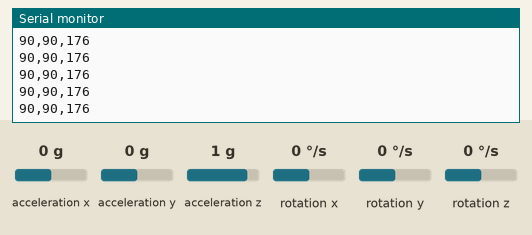
The sketch below on a simulated ESP32. On the bench: the last lines printed to the serial monitor. Wiring (inferred from the names in the program): MPU-6050 motion sensor at I2C address 0x68. The inputs (shaded band) are chosen by the test bench; at power-on: acceleration x 0 g, acceleration y 0 g, acceleration z 1 g, rotation x 0 °/s, rotation y 0 °/s, rotation z 0 °/s.

Above: at 1.2 s.
1.3 s: acceleration x set to -1.4 g
At 1.6 s:
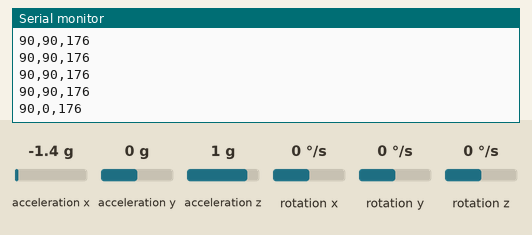
2.8 s: acceleration y set to -1.4 g
At 2.81 s:
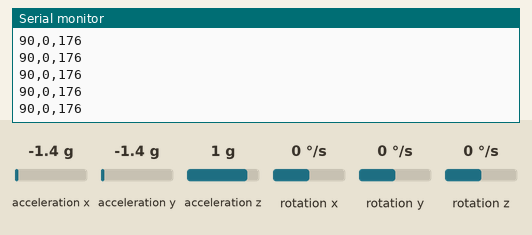
4.3 s: acceleration z set to -1.4 g
At 4.43 s:
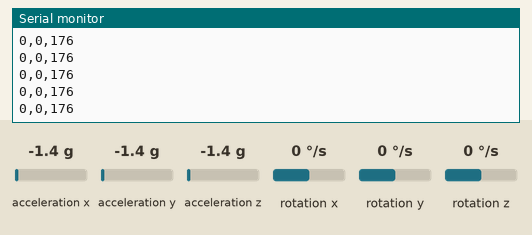

Measured:
- after the input at 1.3 s, the serial monitor: prints a new line after 0.15 s (image 1)

The sketch:

ARM_HC12_Transmitter.ino
```cpp
#include <Wire.h>

int uart2[] = {17, 16}; // (Tx, Rx)

const int MPU_addr = 0x68;
int sdaPin = 18;
int sclPin = 22;
int shoulderAngle = 90;
int elbowAngle = 90;
int baseAngle = 90;
int16_t AcX, AcY, AcZ;

long pmillis = 0;
long cmillis = 0;
void setup()
{
    Serial.begin(9600);
    Serial2.begin(9600, SERIAL_8N1, uart2[1], uart2[0]);
    Serial2.setTimeout(50);

    Serial.println("The device started, now you can pair it with bluetooth!");
    Serial.println("Initializing I2C devices...");

    Wire.begin(sdaPin, sclPin);
    Wire.beginTransmission(MPU_addr);
    Wire.write(0x6B); // PWR_MGMT_1 register
    Wire.write(0);    // set to zero (wakes up the MPU-6050)
    Wire.endTransmission(true);
}

void loop()

{

    getacceldata();
    // Map MPU6050 data to angles (optional, adjust as needed)
    int pitch = map(AcY, -17000, 17000, 0, 180); // Example mapping
    int roll = map(AcX, -17000, 17000, 0, 180);  // Example mapping
    int yaw = map(AcZ, -17000, 17000, 0, 180);   // Example mapping
    baseAngle = constrain(pitch, 0, 180);
    shoulderAngle = constrain(roll, 0, 180);
    elbowAngle = constrain(yaw, 0, 180);

    // Prepare data to send
    String data = String(baseAngle) + "," + String(shoulderAngle) + "," + String(elbowAngle);
    Serial.println(data);
    Serial2.println(data);
    delay(200);
}

void getacceldata()
{
    Wire.beginTransmission(MPU_addr);
    Wire.write(0x3B); // starting with register 0x3B (ACCEL_XOUT_H)
    Wire.endTransmission(false);
    Wire.requestFrom(MPU_addr, 14, true); // request a total of 14 registers

    // reading accelerometer data
    AcX = Wire.read() << 8 | Wire.read(); // 0x3B (ACCEL_XOUT_H) & 0x3C (ACCEL_XOUT_L)
    AcY = Wire.read() << 8 | Wire.read(); // 0x3D (ACCEL_YOUT_H) & 0x3E (ACCEL_YOUT_L)
    AcZ = Wire.read() << 8 | Wire.read(); // 0x3F (ACCEL_ZOUT_H) & 0x40 (ACCEL_ZOUT_L)
    // Serial.println((String) "X:" + AcX + "\tY:" + AcY + "\tZ:" + AcZ);
}
```
